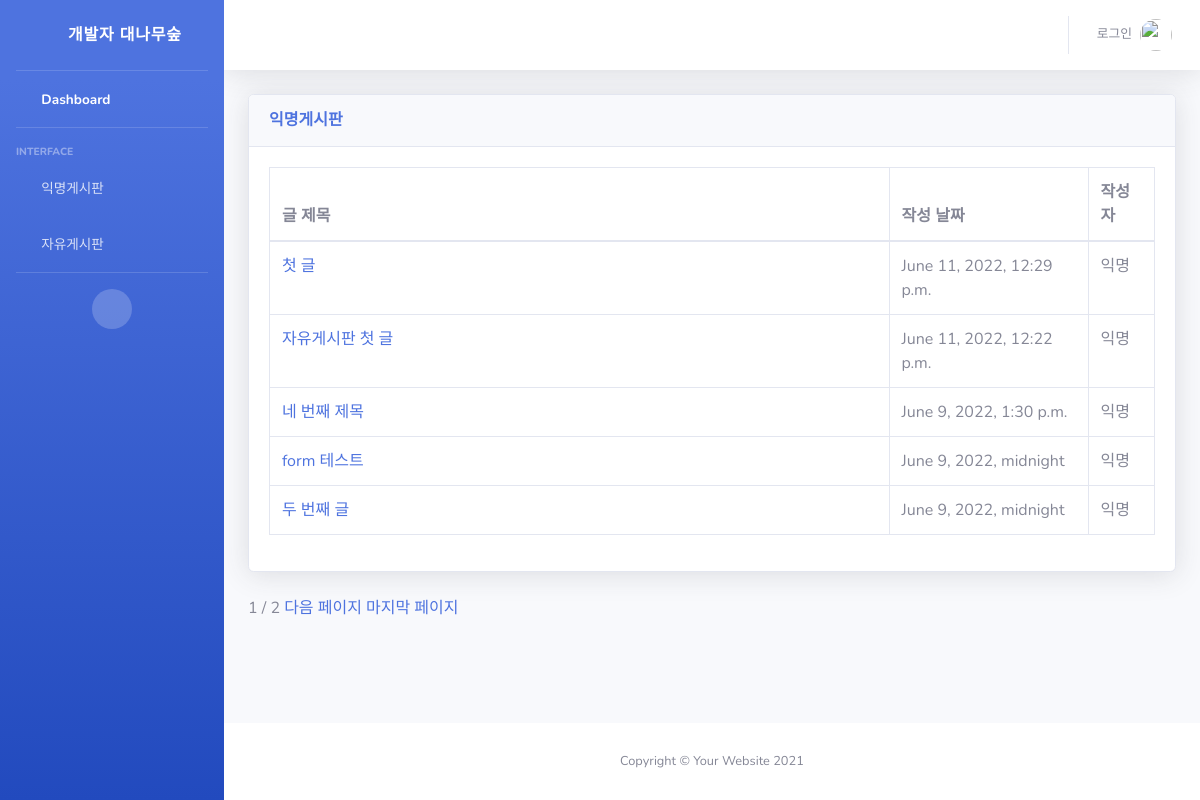
The app's page /, older data.
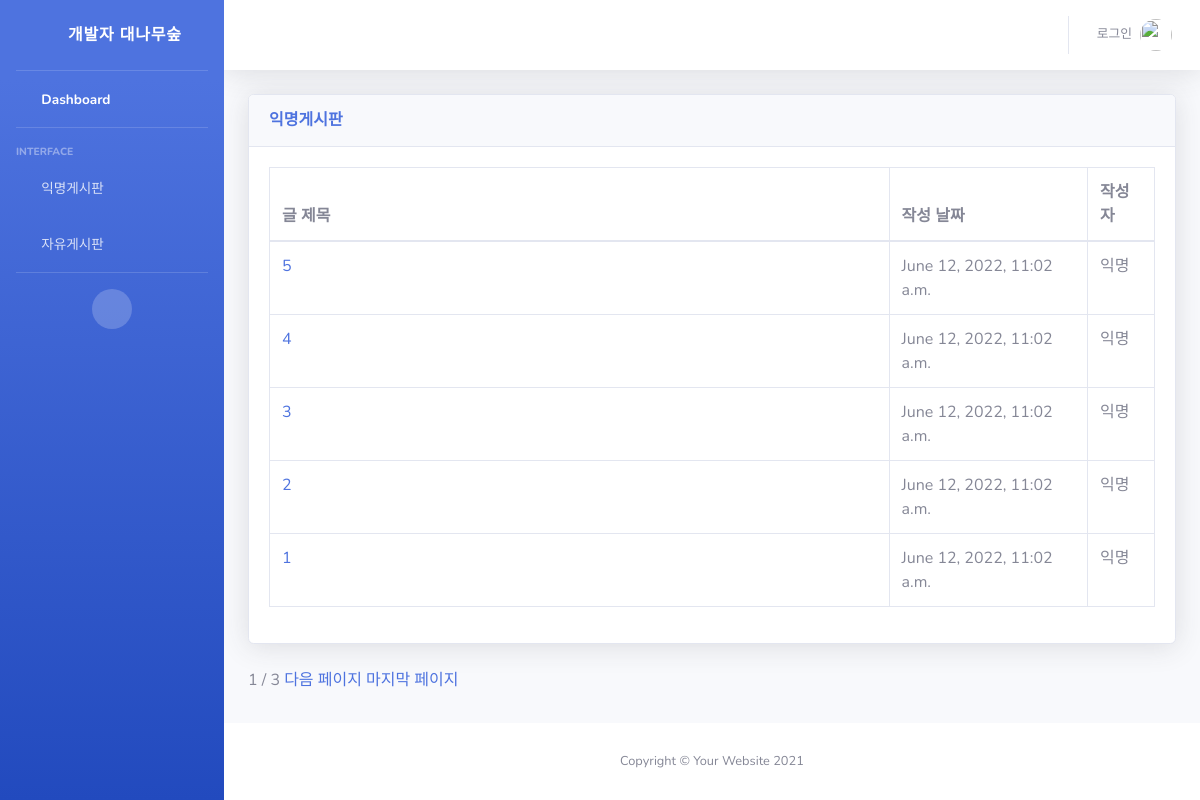
The same page, newer data.
### snsapp/models.py (models this page shows, shortened)
class Post(models.Model):
    title = models.CharField(max_length=200)
    body = models.TextField()
    date = models.DateTimeField(auto_now_add=True)

### snsapp/views.py (the view)
# urls.py: 2. Add a URL to urlpatterns:  path('', views.home, name='home')
def home(request):
    posts = Post.objects.filter().order_by('-date')
    paginator = Paginator(posts, 5)
    pagnum = request.GET.get('page')
    posts = paginator.get_page(pagnum)
    return render(request, 'index.html', {'posts':posts})

### snsapp/templates/index.html (shortened to what this page needs)
{% extends 'base.html' %}
{% block content %}
<div class="card shadow mb-4">
    <div class="card-header py-3">
        <h6 class="m-0 font-weight-bold text-primary">익명게시판</h6>
    </div>
    <div class="card-body">
        <div class="table-responsive">
            <table class="table table-bordered" id="dataTable" width="100%" cellspacing="0">
                <thead>
                    <tr>
                        <th width="70%">글 제목</th>
                        <th>작성 날짜</th>
                        <th>작성자</th>
                    </tr>
                </thead>
                <tbody>
                    {% for post in posts %}
                    <tr>
                        <td><a href="{% url 'detail' post.id %}">{{ post.title }}</a></td>
                        <td>{{ post.date }}</td>
                        <td>익명</td>
                    </tr>
                    {% endfor %}
                </tbody>
            </table>
        </div>
    </div>
</div>
<span> {{ posts.number }} </span>
<span> / </span>
<span> {{ posts.paginator.num_pages }} </span>
{% if posts.has_next %}
<a href="?page={{posts.next_page_number}}">다음 페이지</a>
<a href="?page={{posts.paginator.num_pages}}">마지막 페이지</a>
{% endif %}
{% endblock %}

Row changes from the older to the newer data that the page shows:
no longer on this page (row unchanged): Post: title "첫 글", date "June 11, 2022, 12:29 p.m."
no longer on this page (row unchanged): Post: title "자유게시판 첫 글", date "June 11, 2022, 12:22 p.m."
no longer on this page (row unchanged): Post: title "네 번째 제목", date "June 9, 2022, 1:30 p.m."
no longer on this page (row unchanged): Post: title "form 테스트", date "June 9, 2022, midnight"
no longer on this page (row unchanged): Post: title "두 번째 글", date "June 9, 2022, midnight"
added Post: title "5", date "June 12, 2022, 11:02 a.m."
added Post: title "4", date "June 12, 2022, 11:02 a.m."
added Post: title "3", date "June 12, 2022, 11:02 a.m."
added Post: title "2", date "June 12, 2022, 11:02 a.m."
added Post: title "1", date "June 12, 2022, 11:02 a.m."
Text that changed along with them:
{{ posts.paginator.num_pages }}: "2" → "3"
